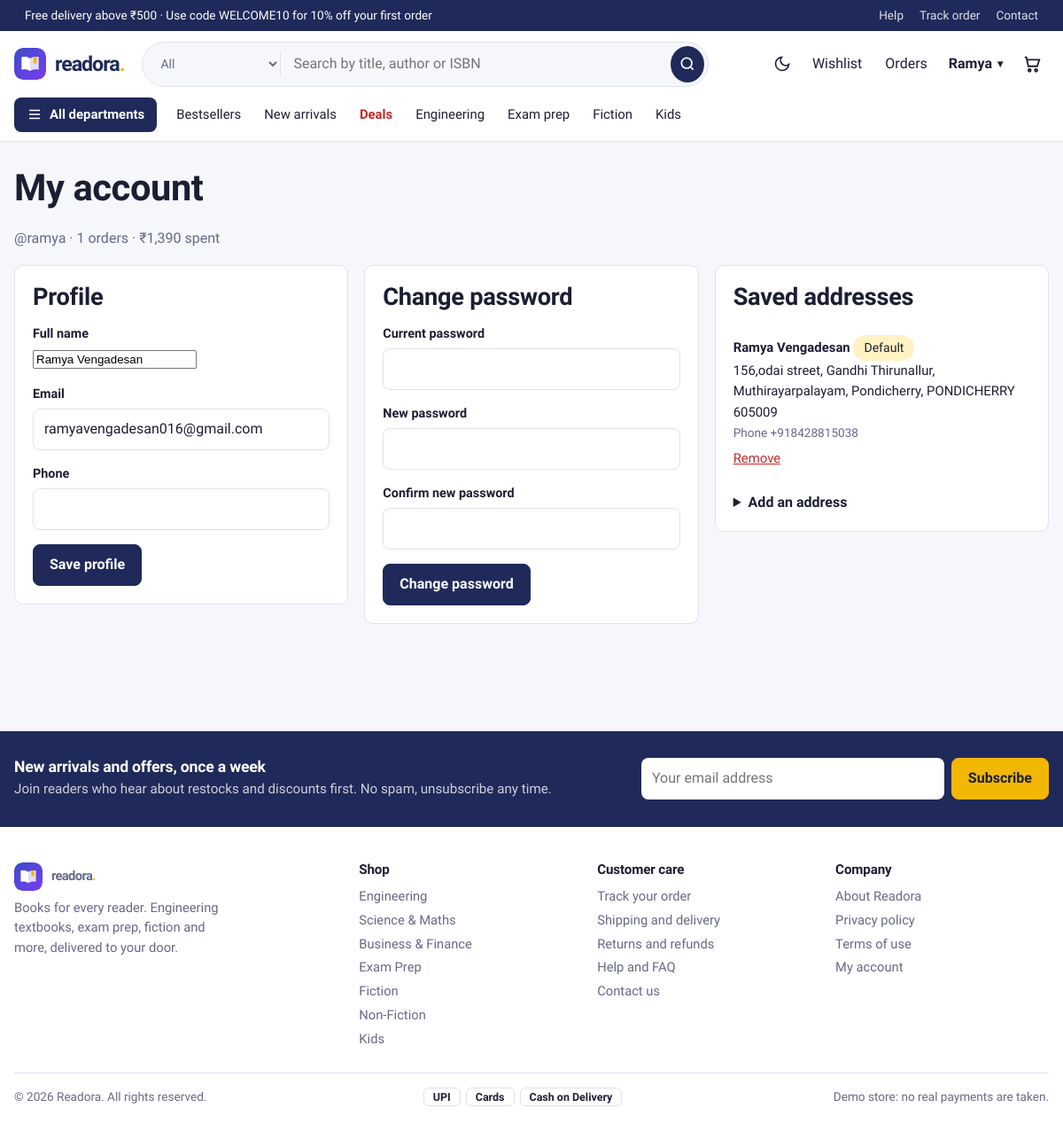
/account (signed in), run on the app's committed database.
### tables this page shows
CREATE TABLE users (
    id            INTEGER PRIMARY KEY AUTOINCREMENT,
    fullname      TEXT NOT NULL,
    username      TEXT NOT NULL UNIQUE COLLATE NOCASE,
    email         TEXT NOT NULL UNIQUE COLLATE NOCASE,
    password      TEXT NOT NULL,
    phone         TEXT,
    is_admin      INTEGER NOT NULL DEFAULT 0,
    created_at    TEXT NOT NULL DEFAULT CURRENT_TIMESTAMP
);

CREATE TABLE addresses (
    id         INTEGER PRIMARY KEY AUTOINCREMENT,
    user_id    INTEGER NOT NULL REFERENCES users(id) ON DELETE CASCADE,
    full_name  TEXT NOT NULL,
    phone      TEXT NOT NULL,
    line1      TEXT NOT NULL,
    line2      TEXT,
    city       TEXT NOT NULL,
    state      TEXT NOT NULL,
    pincode    TEXT NOT NULL,
    is_default INTEGER NOT NULL DEFAULT 0
);

CREATE TABLE categories (
    id          INTEGER PRIMARY KEY AUTOINCREMENT,
    slug        TEXT NOT NULL UNIQUE,
    name        TEXT NOT NULL,
    group_name  TEXT NOT NULL DEFAULT 'More',   -- shown as a column in the departments menu
    sort_order  INTEGER NOT NULL DEFAULT 0
);

### bookstore/routes/auth.py (the view)
@bp.route("/account")
@login_required
def account():
    addresses = query("SELECT * FROM addresses WHERE user_id=? ORDER BY is_default DESC, id", (g.user["id"],))
    stats = query("""SELECT COUNT(*) orders, COALESCE(SUM(total),0) spent FROM orders
                     WHERE user_id=? AND status!='Cancelled'""", (g.user["id"],), one=True)
    return render_template("auth/account.html", addresses=addresses, stats=stats)

### bookstore/db.py (called while the page is built)
def get_db():
    if "db" not in g:
        g.db = sqlite3.connect(current_app.config["DATABASE"])
        g.db.row_factory = sqlite3.Row
        g.db.execute("PRAGMA foreign_keys = ON")
    return g.db

def query(sql, args=(), one=False):
    cur = get_db().execute(sql, args)
    rows = cur.fetchall()
    cur.close()
    return (rows[0] if rows else None) if one else rows

### bookstore/utils.py (called while the page is built)
def csrf_token():
    if "_csrf" not in session:
        session["_csrf"] = secrets.token_urlsafe(32)
    return session["_csrf"]

def check_csrf():
    if request.method in ("POST", "PUT", "PATCH", "DELETE"):
        sent = request.form.get("_csrf") or request.headers.get("X-CSRF-Token")
        if not sent or not secrets.compare_digest(sent, session.get("_csrf", "")):
            abort(400, "Invalid or missing CSRF token. Please reload the page and try again.")

def load_user():
    uid = session.get("user_id")
    g.user = query("SELECT * FROM users WHERE id = ?", (uid,), one=True) if uid else None
    if uid and g.user is None:
        session.clear()

def login_required(view):
    @wraps(view)
    def wrapped(*a, **kw):
        if g.user is None:
            if wants_json():
                return jsonify(ok=False, message="Please log in first.", login=True), 401
            flash("Please log in to continue.", "info")
            return redirect(url_for("auth.login", next=request.full_path.rstrip("?")))
        return view(*a, **kw)
    return wrapped

def money(v):
    v = float(v or 0)
    return f"₹{v:,.0f}" if v == int(v) else f"₹{v:,.2f}"

def cart_count():
    if g.user:
        row = query("SELECT COALESCE(SUM(qty),0) n FROM cart_items WHERE user_id=?", (g.user["id"],), one=True)
        return row["n"]
    return sum(session.get("cart", {}).values())

def all_settings():
    if "_settings" not in g:
        saved = {r["key"]: r["value"] for r in query("SELECT key, value FROM settings")}
        g._settings = {**SETTING_DEFAULTS, **saved}
    return g._settings

### bookstore/templates/auth/account.html (shortened to what this page needs)
{% extends 'base.html' %}
{% from 'partials/macros.html' import csrf %}
{% block content %}
<div class="page-head"><div><h1>My account</h1><span class="muted">@{{ g.user.username }} · {{ stats.orders }} orders · {{ stats.spent|money }} spent</span></div></div>
<div class="account-grid">
  <section class="panel">
    <h2>Profile</h2>
    <form method="post" action="{{ url_for('auth.update_profile') }}">{{ csrf() }}
      <div class="field"><label for="fullname">Full name</label><input id="fullname" name="fullname" value="{{ g.user.fullname }}" required></div>
      <div class="field"><label for="email">Email</label><input id="email" type="email" name="email" value="{{ g.user.email }}" required></div>
      <div class="field"><label for="phone">Phone</label><input id="phone" type="tel" name="phone" value="{{ g.user.phone or '' }}"></div>
      <button class="btn">Save profile</button>
    </form>
  </section>
  <section class="panel">
    <h2>Change password</h2>
    <form method="post" action="{{ url_for('auth.change_password') }}">{{ csrf() }}
      <div class="field"><label for="current">Current password</label><input id="current" type="password" name="current" required autocomplete="current-password"></div>
      <div class="field"><label for="new">New password</label><input id="new" type="password" name="new" required minlength="8" autocomplete="new-password"></div>
      <div class="field"><label for="confirm">Confirm new password</label><input id="confirm" type="password" name="confirm" required autocomplete="new-password"></div>
      <button class="btn">Change password</button>
    </form>
  </section>
  <section class="panel">
    <h2>Saved addresses</h2>
    {% for a in addresses %}
      <div class="addr"><b>{{ a.full_name }}</b> {% if a.is_default %}<span class="chip">Default</span>{% endif %}<br>
        {{ a.line1 }}{{ ', ' ~ a.line2 if a.line2 }}, {{ a.city }}, {{ a.state }} {{ a.pincode }}<br><span class="muted small">Phone {{ a.phone }}</span>
        <div class="inline-forms">
          <form method="post" action="{{ url_for('auth.delete_address', aid=a.id) }}" data-confirm="Remove this address?">{{ csrf() }}<button class="link-btn">Remove</button></form>
        </div></div>
    {% else %}<p class="muted">No saved addresses yet.</p>{% endfor %}
    <details style="margin-top:14px"><summary><b>Add an address</b></summary>
      </details>
  </section>
</div>
{% endblock %}

### bookstore/templates/base.html (shortened to what this page needs)
<!doctype html>
<html lang="en">
<head>
  <link rel="stylesheet" href="{{ url_for('static', filename='css/style.css') }}">
</head>
<body class="{{ 'is-admin' if current_endpoint and current_endpoint.startswith('admin.') }}">
<div class="strip">
  <div class="wrap strip-in">
    <span>Free delivery above {{ free_above|float|money }}{% if store.announcement %} · {{ store.announcement }}{% endif %}</span>
    <span class="strip-links"><a href="{{ url_for('shop.info', slug='faq') }}">Help</a><a href="{{ url_for('orders.history') }}">Track order</a><a href="{{ url_for('shop.contact') }}">Contact</a></span>
  </div>
</div>
<header class="site-header">
  <div class="wrap bar">
    <a class="logo" href="{{ url_for('shop.home') }}" aria-label="{{ brand.name }} home">
      <img class="logo-img" src="{{ url_for('static', filename='img/mark.svg') }}" width="36" height="36" alt="">
      <span class="wordmark">{{ brand.name|lower }}<b>.</b></span>
    </a>
    <form class="search" action="{{ url_for('shop.catalogue') }}" role="search" autocomplete="off">
      <select name="category" aria-label="Search in department">
        <option value="">All</option>
      </select>
      <input type="search" name="q" value="{{ request.args.get('q', '') }}" placeholder="Search by title, author or ISBN" aria-label="Search books" id="search-input">
      <button aria-label="Search"><svg viewBox="0 0 24 24" width="20" height="20" fill="none" stroke="currentColor" stroke-width="2"><circle cx="11" cy="11" r="7"/><path d="m20 20-3.500-3.500"/></svg></button>
    </form>
    <nav class="actions" aria-label="Account">
      <button class="icon-btn" id="theme-toggle" type="button" aria-label="Switch light or dark theme">
        <svg viewBox="0 0 24 24" width="20" height="20" fill="none" stroke="currentColor" stroke-width="2"><path d="M21 12.800A9 9 0 1 1 11.200 3a7 7 0 0 0 9.800 9.800z"/></svg>
      </button>
      {% if g.user %}
        <a class="icon-link" href="{{ url_for('shop.wishlist') }}">Wishlist</a>
        <a class="icon-link" href="{{ url_for('orders.history') }}">Orders</a>
        <div class="menu">
          <button class="menu-btn" type="button" aria-haspopup="true" aria-expanded="false">{{ g.user.fullname.split()[0] }}</button>
        </div>
      {% else %}
        <a class="icon-link" href="{{ url_for('auth.login') }}">Log in</a>
        <a class="btn btn-sm" href="{{ url_for('auth.register') }}">Sign up</a>
      {% endif %}
      <a class="cart-link" href="{{ url_for('cart.view') }}" aria-label="Cart, {{ cart_count }} items">
        <svg viewBox="0 0 24 24" width="22" height="22" fill="none" stroke="currentColor" stroke-width="2"><path d="M3 4h2l2.600 11h10.800L21 7H6.200"/><circle cx="9" cy="20" r="1.500"/><circle cx="17" cy="20" r="1.500"/></svg>
      </a>
    </nav>
  </div>
  <nav class="wrap mainnav" aria-label="Departments">
    <div class="mega">
      <button class="mega-btn" type="button" aria-expanded="false" aria-controls="mega-panel">
        <svg viewBox="0 0 24 24" width="18" height="18" fill="none" stroke="currentColor" stroke-width="2"><path d="M4 6h16M4 12h16M4 18h16"/></svg> All departments
      </button>
    </div>
    <a href="{{ url_for('shop.bestsellers') }}">Bestsellers</a>
    <a href="{{ url_for('shop.new_arrivals') }}">New arrivals</a>
    <a href="{{ url_for('shop.deals') }}" class="hot">Deals</a>
    <a href="{{ url_for('shop.catalogue', group='Engineering') }}">Engineering</a>
    <a href="{{ url_for('shop.catalogue', category='exams') }}">Exam prep</a>
    <a href="{{ url_for('shop.catalogue', group='Fiction') }}">Fiction</a>
    <a href="{{ url_for('shop.catalogue', group='Kids') }}">Kids</a>
  </nav>
</header>
<main id="main" class="wrap">{% block content %}{% endblock %}</main>
<footer class="site-footer">
  <div class="news">
    <div class="wrap news-in">
      <div><h3>New arrivals and offers, once a week</h3><p class="muted">Join readers who hear about restocks and discounts first. No spam, unsubscribe any time.</p></div>
      <form method="post" action="{{ url_for('shop.newsletter') }}" data-ajax-newsletter class="news-form">
        <input type="email" name="email" placeholder="Your email address" aria-label="Email address" required>
        <button class="btn btn-hl">Subscribe</button>
      </form>
    </div>
  </div>
  <div class="wrap foot">
    <div class="foot-brand">
      <div class="logo"><img class="logo-img" src="{{ url_for('static', filename='img/mark.svg') }}" width="32" height="32" alt=""><span class="wordmark">{{ brand.name|lower }}<b>.</b></span></div>
      <p class="muted">{{ brand.tagline }}. Engineering textbooks, exam prep, fiction and more, delivered to your door.</p>
    </div>
    <div><h4>Shop</h4>{% for group in nav_groups %}<a href="{{ url_for('shop.catalogue', group=group) }}">{{ group }}</a>{% endfor %}</div>
    <div><h4>Customer care</h4>
      <a href="{{ url_for('orders.history') }}">Track your order</a>
      <a href="{{ url_for('shop.info', slug='shipping') }}">Shipping and delivery</a>
      <a href="{{ url_for('shop.info', slug='returns-policy') }}">Returns and refunds</a>
      <a href="{{ url_for('shop.info', slug='faq') }}">Help and FAQ</a>
      <a href="{{ url_for('shop.contact') }}">Contact us</a></div>
    <div><h4>Company</h4>
      <a href="{{ url_for('shop.info', slug='about') }}">About {{ brand.name }}</a>
      <a href="{{ url_for('shop.info', slug='privacy') }}">Privacy policy</a>
      <a href="{{ url_for('shop.info', slug='terms') }}">Terms of use</a>
      <a href="{{ url_for('auth.account') }}">My account</a></div>
  </div>
  <div class="wrap foot-bottom">
    <span>© {{ year }} {{ brand.name }}. All rights reserved.</span>
    <span class="pay"><i>UPI</i><i>Cards</i><i>Cash on Delivery</i></span>
    <span class="muted">Demo store: no real payments are taken.</span>
  </div>
</footer>
</body>
</html>

### data on the page
users: user.fullname "Ramya", user.username "ramya", fullname "Ramya Vengadesan", email "ramyavengadesan016@gmail.com"
addresses: full_name "Ramya Vengadesan", is_default "Default", line1 "156,odai street, Gandhi Thirunallur", line2 ", Muthirayarpalayam", city "Pondicherry", state "PONDICHERRY", pincode "605009", phone "+918428815038"
categories: group_name "Engineering"
categories: group_name "Science & Maths"
categories: group_name "Business & Finance"
categories: group_name "Exam Prep"
categories: group_name "Fiction"
categories: group_name "Non-Fiction"
categories: group_name "Kids"

### other printed values
{{ free_above|float|money }} "₹500"
{{ store.announcement }} "Use code WELCOME10 for 10% off your first order"
{{ brand.name|lower }} "readora"
{{ stats.orders }} "1"
{{ stats.spent|money }} "₹1,390"
{{ brand.tagline }} "Books for every reader"
{{ brand.name }} "Readora"
